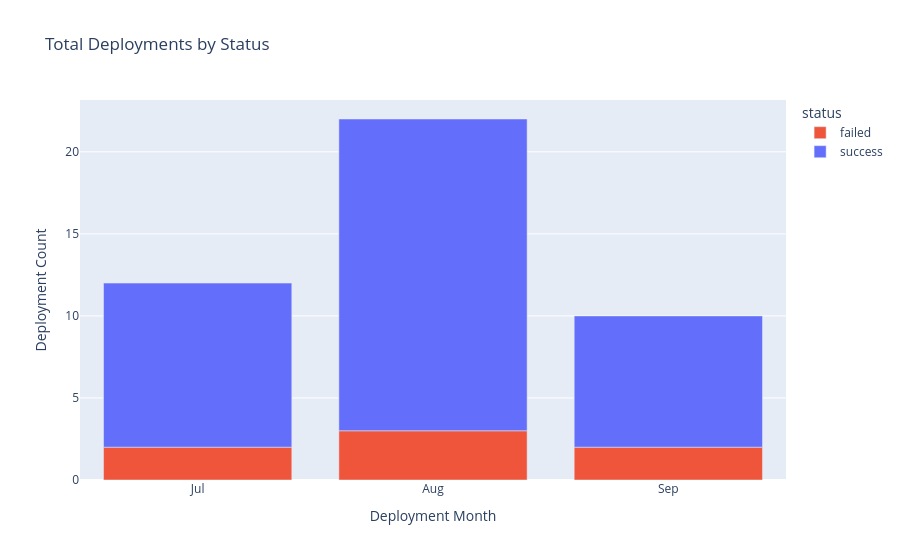

The code cell stored with this chart in its notebook:
### Code cell
# display dataframe as figure
fig_month_stat_bar = px.bar(
	df_deploy_group_month_status,
	title="Total Deployments by Status",
	x="month",
	y="count",
	color="status",
	color_discrete_map={
		"success":"#636EFA",
		"failed":"#EF553B"
		},
)

fig_month_stat_bar.update_yaxes(
	title_text="Deployment Count"
)

fig_month_stat_bar.update_xaxes(
	title_text="Deployment Month",
	tickvals=list(range(1,13)),
	ticktext=['Jan', 'Feb', 'Mar', 'Apr', 'May', 'Jun', 'Jul', 'Aug', 'Sep', 'Oct', 'Nov', 'Dec'],
)

fig_month_stat_bar.show()

### Figure 1 — Plotly figure (JSON) as saved in the notebook; plotly's stock layout.template omitted (floating-point values rounded to 4 significant figures)
{"data": [{"hovertemplate": "status=failed<br>month=%{x}<br>count=%{y}<extra></extra>", "legendgroup": "failed", "marker": {"color": "#EF553B", "pattern": {"shape": ""}}, "name": "failed", "orientation": "v", "showlegend": true, "textposition": "auto", "type": "bar", "x": [7, 8, 9], "xaxis": "x", "y": [2, 3, 2], "yaxis": "y"}, {"hovertemplate": "status=success<br>month=%{x}<br>count=%{y}<extra></extra>", "legendgroup": "success", "marker": {"color": "#636EFA", "pattern": {"shape": ""}}, "name": "success", "orientation": "v", "showlegend": true, "textposition": "auto", "type": "bar", "x": [7, 8, 9], "xaxis": "x", "y": [10, 19, 8], "yaxis": "y"}], "layout": {"barmode": "relative", "legend": {"title": {"text": "status"}, "tracegroupgap": 0}, "title": {"text": "Total Deployments by Status"}, "xaxis": {"anchor": "y", "domain": [0, 1], "ticktext": ["Jan", "Feb", "Mar", "Apr", "May", "Jun", "Jul", "Aug", "Sep", "Oct", "Nov", "Dec"], "tickvals": [1, 2, 3, 4, 5, 6, 7, 8, 9, 10, 11, 12], "title": {"text": "Deployment Month"}}, "yaxis": {"anchor": "x", "domain": [0, 1], "title": {"text": "Deployment Count"}}}}
